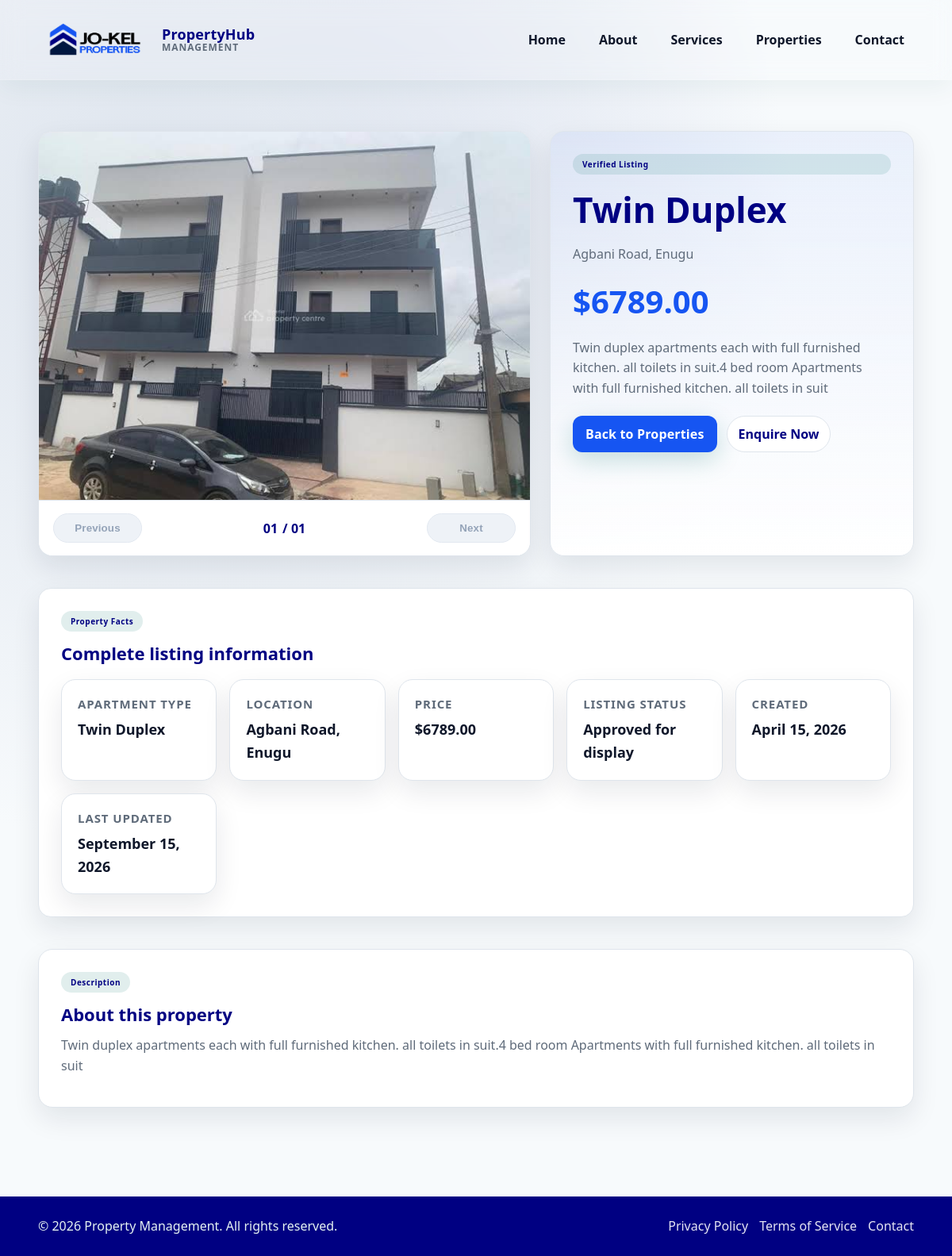
Screenshot of /properties/2/ with the database file from the repository.
### website/models.py (models this page shows, shortened)
class Listing(models.Model):
    landlord = models.ForeignKey(
        Landlord,
        on_delete=models.SET_NULL,
        related_name='properties',
        null=True,
        blank=True,
    )
    apartment_type = models.CharField(max_length=120)
    image = models.ImageField(upload_to='listings/')
    price = models.DecimalField(max_digits=12, decimal_places=2)
    description = models.TextField()
    location = models.CharField(max_length=160)
    is_checked = models.BooleanField(default=False)
    created_at = models.DateTimeField(auto_now_add=True)
    updated_at = models.DateTimeField(auto_now=True)
    class Meta:
        ordering = ['-created_at']

### website/views.py (the view)
# urls.py: path('properties/<int:pk>/', views.PropertyDetailView.as_view(), name='property-detail'),
class PropertyDetailView(DetailView):
    template_name = 'website/property_detail.html'
    model = Listing
    context_object_name = 'listing'
    def get_context_data(self, **kwargs):
        context = super().get_context_data(**kwargs)
        listing = context['listing']
        gallery_images = [listing.image]
        gallery_images.extend(
            image.image
            for image in listing.gallery_images.all()
            if image.image
        )
        context['gallery_images'] = gallery_images
        return context

### website/templates/website/property_detail.html (shortened to what this page needs)
{% extends 'base.html' %}
{% block content %}
<section class="property-detail-hero plain-section">
    <div class="property-detail-grid">
        <div class="property-detail-media" data-property-gallery>
            <div class="property-detail-gallery">
                {% for image in gallery_images %}
                <figure class="property-detail-slide" data-gallery-slide {% if not forloop.first %}hidden{% endif %}>
                    <img src="{{ image.url }}" alt="{{ listing.apartment_type }} view {{ forloop.counter }}" class="property-detail-image">
                </figure>
                {% endfor %}
            </div>
            <div class="property-detail-gallery-controls">
                <button type="button" class="property-gallery-button" data-gallery-prev>Previous</button>
                <div class="property-gallery-counter">
                    <span data-gallery-current>01</span>
                    <span>/ {{ gallery_images|length|stringformat:"02d" }}</span>
                </div>
                <button type="button" class="property-gallery-button" data-gallery-next>Next</button>
            </div>
        </div>
        <div class="property-detail-content">
            <span class="pill">Verified Listing</span>
            <h1>{{ listing.apartment_type }}</h1>
            <p class="property-detail-location">{{ listing.location }}</p>
            <p class="property-detail-price">${{ listing.price }}</p>
            <p class="property-detail-description">{{ listing.description }}</p>
            <div class="property-detail-actions">
                <a class="btn" href="{% url 'website:properties' %}">Back to Properties</a>
                <a class="details-link details-link-secondary" href="{% url 'website:contact' %}">Enquire Now</a>
            </div>
        </div>
    </div>
</section>
<section class="property-facts">
    <div class="property-facts-header">
        <span class="pill">Property Facts</span>
        <h2>Complete listing information</h2>
    </div>
    <div class="property-facts-grid">
        <article class="property-fact-card">
            <h3>Apartment Type</h3>
            <p>{{ listing.apartment_type }}</p>
        </article>
        <article class="property-fact-card">
            <h3>Location</h3>
            <p>{{ listing.location }}</p>
        </article>
        <article class="property-fact-card">
            <h3>Price</h3>
            <p>${{ listing.price }}</p>
        </article>
        <article class="property-fact-card">
            <h3>Listing Status</h3>
            <p>{% if listing.is_checked %}Approved for display{% else %}Pending review{% endif %}</p>
        </article>
        <article class="property-fact-card">
            <h3>Created</h3>
            <p>{{ listing.created_at|date:"F j, Y" }}</p>
        </article>
        <article class="property-fact-card">
            <h3>Last Updated</h3>
            <p>{{ listing.updated_at|date:"F j, Y" }}</p>
        </article>
    </div>
</section>
<section class="property-description-panel">
    <span class="pill">Description</span>
    <h2>About this property</h2>
    <p>{{ listing.description }}</p>
</section>
{% endblock %}

### rows the page displays
Listing: apartment_type "Twin Duplex", location "Agbani Road, Enugu", price "6789.00", description "Twin duplex apartments each with full furnished kitchen. all toilets in suit.4 bed room Apartments with full furnished kitchen. all toilets in suit", created_at "April 15, 2026", updated_at "September 15, 2026"

### other values shown
{{ gallery_images|length|stringformat:"02d" }} "01"
